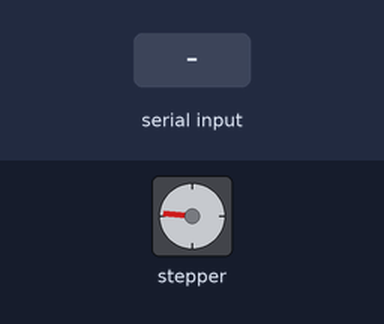
The sketch below on a simulated Arduino Leonardo, built with avr-gcc and run on an emulated ATmega32U4. Shown: stepper motor. The inputs (shaded band) are chosen by the test bench. Stepper angles assume 2048 steps per turn.

Above: at 1.2 s.
1.3 s: byte 30 received over Serial
At 1.65 s:
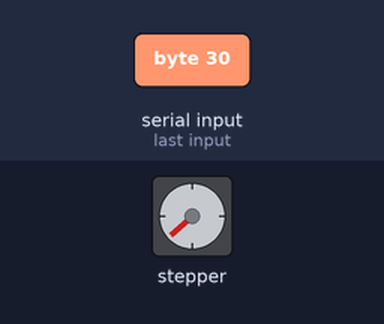
4.3 s: byte 120 received over Serial
At 4.65 s:
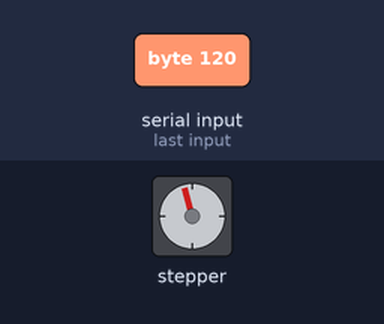
Timing chart, 0 to 19.3 s (numbered marks = the images above; inputs shaded):
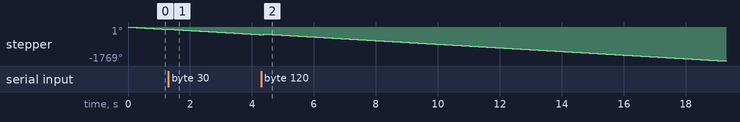

The sketch:

sprint1-test_stepper.ino
```cpp
/*
Adafruit Arduino - Lesson 16. Stepper
*/

#include <Stepper.h>

int in1Pin = 3;
int in2Pin = 9;
int in3Pin = 11;
int in4Pin = 10;

Stepper motor(32, in1Pin, in2Pin, in3Pin, in4Pin);

void setup()
{
//  pinMode(in1Pin, OUTPUT);
//  pinMode(in2Pin, OUTPUT);
//  pinMode(in3Pin, OUTPUT);
//  pinMode(in4Pin, OUTPUT);

  // this line is for Leonardo's, it delays the serial interface
  // until the terminal window is opened
  // while (!Serial);

  Serial.begin(9600);
  motor.setSpeed(1100);
}

void loop()
{
    // if(Serial.available() > 0) {
    int steps = Serial.read();
    motor.step(steps);
    // delay(500);
    // }

}
```
